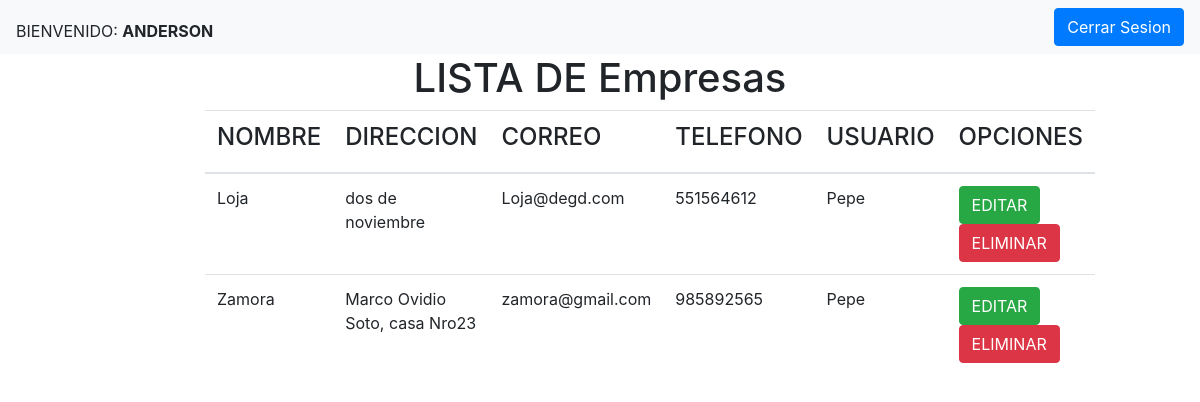
Page /inicio/ (signed in) on the committed database.
### evalua/models.py (models this page shows, shortened)
class Empresa(models.Model):
    nombre = models.CharField(max_length=45)
    direccion = models.CharField(max_length=45)
    correo = models.EmailField()
    telefono = models.IntegerField()
    fk_usuario = models.ForeignKey(Usuario, on_delete=models.CASCADE)
    class Meta:
        verbose_name = 'Empresa'
        verbose_name_plural = 'Empresas'

class Usuario(models.Model):
    user = models.CharField(max_length=45)
    name = models.CharField(max_length=45)
    lastname = models.CharField(max_length=45)
    email = models.EmailField()
    def __str__(self):
        return self.name
    class Meta:
        verbose_name = 'Usuario'
        verbose_name_plural = 'Usuarios'

### evalua/views.py (the view)
# urls.py: path('inicio/', inicio_view, name="vista_inicio"),
@login_required(login_url='/login/')
def inicio_view(request):
    empresas = Empresa.objects.all()
    ctx = {'empresas': empresas}
    return render(request, 'index.html', ctx)

### evalua/templates/index.html (shortened to what this page needs)
<!DOCTYPE html>
<html lang="en">
<head>
    <link rel="stylesheet" href="/static/bootstrap/css/bootstrap.css">
</head>
<body>
    <nav class="navbar navbar-expand-lg navbar-light bg-light">
        <div class="collapse navbar-collapse">
            <ul class="navbar-nav mr-auto mt-2 mt-lg0">
                {% if user.is_authenticated %}
                    <li class="nav-item active">
                        BIENVENIDO: <b> {{ user|upper }} </b>
                    </li>
            </ul>
                    <a class="btn btn-primary" href="/logout/">Cerrar Sesion</a>
                {% endif %}
        </div>
    </nav>
    <h1 align="center">LISTA DE Empresas</h1>
    <div class="contend">
        <div class="row">
            <div class="col-2" ></div>
            <div class="col-8" >
                <table class="table table-hover">
                    <thead>
                        <th><h4>NOMBRE</h4></th>
                        <th><h4>DIRECCION</h4></th>
                        <th><h4>CORREO</h4></th>
                        <th><h4>TELEFONO</h4></th>
                        <th><h4>USUARIO</h4></th>
                        <th><h4>OPCIONES</h4></th>
                    </thead>
                    <tbody>
                        {% for p in empresas %}
                            <tr>
                                <td>{{ p.nombre }}</td>
                                <td>{{ p.direccion }}</td>
                                <td>{{ p.correo }}</td>
                                <td>{{ p.telefono }}</td>
                                <td>{{ p.fk_usuario }}</td>
                                <td>
                                    <a class="btn btn-success" href="#">EDITAR</a>
                                    <a class="btn btn-danger" href="#">ELIMINAR</a>
                                </td>
                            </tr>
                        {% endfor %}
                    </tbody>
                </table>
            </div>
            <div class="col-2"></div>
        </div>
    </div>
</body>
</html>

### rows in the picture
Empresa: nombre "Loja", direccion "dos de noviembre", correo "Loja@degd.com", telefono "551564612", fk_usuario "Pepe"
Empresa: nombre "Zamora", direccion "Marco Ovidio Soto, casa Nro23", correo "zamora@gmail.com", telefono "985892565", fk_usuario "Pepe"

### other values in the picture
{{ user|upper }} "ANDERSON"
